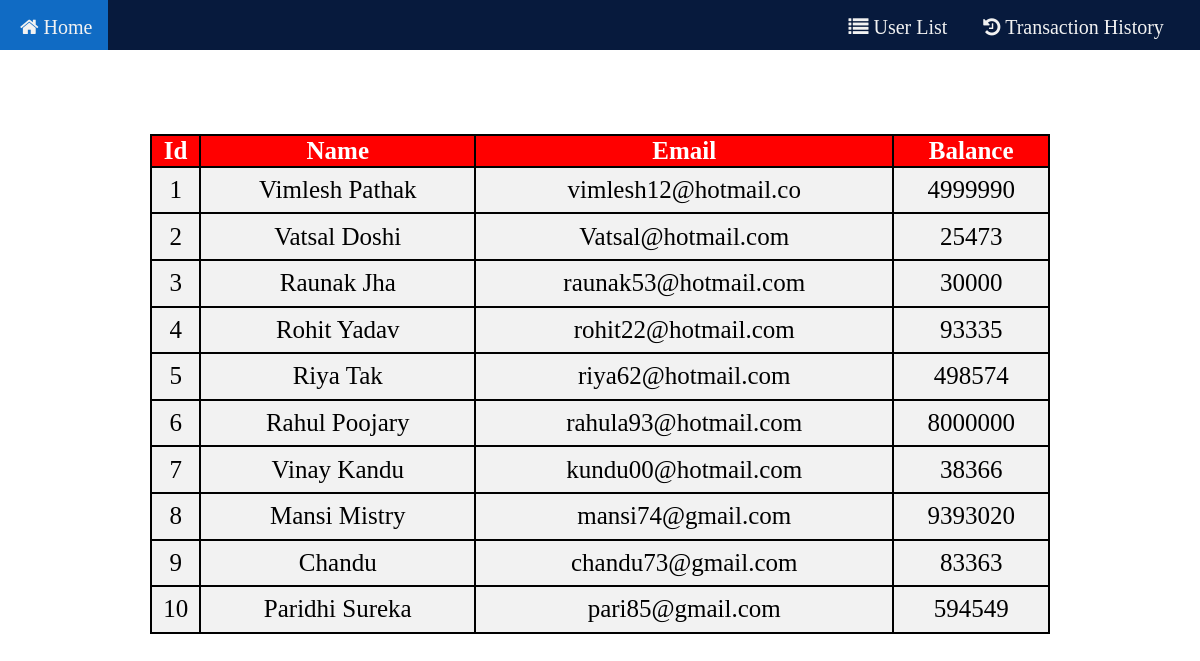
Page /table.php on the committed database.
### tables this page shows
CREATE TABLE `user_list` (
  `id` int(20) NOT NULL,
  `name` varchar(20) NOT NULL,
  `email` varchar(20) NOT NULL,
  `balance` float NOT NULL
);

### table.php (the view, shortened to what this page needs)
<?php
		$conn = mysqli_connect("localhost", "root", "", "user");
?>
<!DOCTYPE html>
<html>
<head>
<link rel="stylesheet" href="https://cdnjs.cloudflare.com/ajax/libs/font-awesome/4.7.0/css/font-awesome.min.css">
    <link rel="stylesheet" type="text/css" href="navbar.css">
</head>
<body>
    <div id="navbar">
  <a class="hi" href="index.php"><i class="fa fa-home"></i> Home</a>
  <a class="hello" href="table.php"><i class="fa fa-list"></i> User List</a>
  <a class="bye" href="transaction.php"><i class="fa fa-history"></i> Transaction History</a>
  </div>
    <h1><u>User List</u></h1>
    <table class="center">
    <thead>
        <tr>
            <th>Id</th>
            <th>Name</th>
            <th>Email</th>
            <th>Balance</th>
        </tr>
    </thead>
    <tbody>
        <?php $sql = "SELECT id, name, email, balance FROM user_list";
        $result = mysqli_query($conn, $sql);?>
        <?php while( $row = mysqli_fetch_array($result)) : ?>
        <tr>
            <td><?php echo $row['id']; ?></td>
            <td><?php echo $row['name']; ?></td>
            <td><?php echo $row['email']; ?></td>
            <td><?php echo $row['balance']; ?></td>
        </tr>
        <?php endwhile ?>
    </tbody>
</table>
</body>
</html>

### navbar.css (style rules this page uses)
#navbar { overflow: hidden; background-color: #071a3d; height: 50px; font-size: 35px; }
#navbar a { float: left; display: block; color: #f2f2f2; text-align: center; padding: 16px; text-decoration: none; padding-left: 20px; }
.hello { margin-left: 20px; float: right; }
.bye { margin-right: 20px; float: right; }
.hi { margin-right: 700px; float: right; }

### table.php (style rules this page uses)
table, th,tr,td { border: 2px solid black; }
.center { margin-left: auto; margin-right: auto; border-collapse: collapse; }
table { width: 900px; height: 500px; color: black; font-size: 30px; border-color: black; }
h1 { text-align: center; color: white; font-size: 40px; margin-top:10px; }
body { background-image: url("https://img.freepik.com/free-photo/colour-smoke-background_71163-197.jpg?size=626&ext=jpg"); background-repeat: no-repeat; background-size: cover; margin: 0; }
th, td { text-align: center; }
th { background-color: red ; color: white; border: 2px solid black; }
a { font-size:20px; }
tr { font-size:25px; border: 2px solid black; background-color: #f2f2f2; }

### rows in the picture
user_list: id "1", name "Vimlesh Pathak", email "vimlesh12@hotmail.co", balance "4999990"
user_list: id "2", name "Vatsal Doshi", email "Vatsal@hotmail.com", balance "25473"
user_list: id "3", name "Raunak Jha", email "raunak53@hotmail.com", balance "30000"
user_list: id "4", name "Rohit Yadav", email "rohit22@hotmail.com", balance "93335"
user_list: id "5", name "Riya Tak", email "riya62@hotmail.com", balance "498574"
user_list: id "6", name "Rahul Poojary", email "rahula93@hotmail.com", balance "8000000"
user_list: id "7", name "Vinay Kandu", email "kundu00@hotmail.com", balance "38366"
user_list: id "8", name "Mansi Mistry", email "mansi74@gmail.com", balance "9393020"
user_list: id "9", name "Chandu", email "chandu73@gmail.com", balance "83363"
user_list: id "10", name "Paridhi Sureka", email "pari85@gmail.com", balance "594549"
